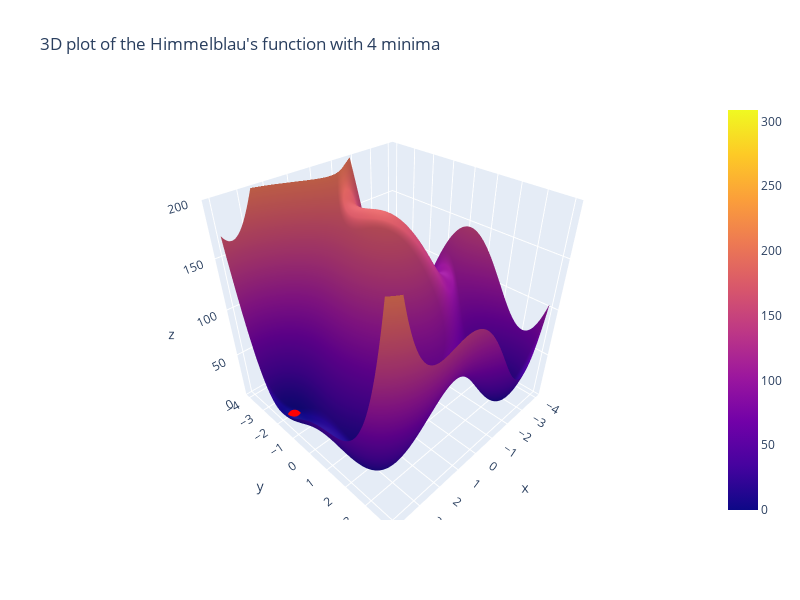

Notebook source saved alongside this figure:
### Markdown cell above
### Plot of the Himmelblau's function (interative)

### Code cell
import plotly.graph_objects as go

# Generate data for plotting
x_values = np.linspace(-4, 4, 100)
y_values = np.linspace(-4, 4, 100)
X, Y = np.meshgrid(x_values, y_values)
Z = himmelblau([X, Y])

# Create 3D surface plot using Plotly
fig = go.Figure(data=[go.Surface(z=Z, x=X, y=Y)])

# Mark the minimum point on the plot
min_point = np.array([[3, 2, himmelblau([3, 2])],
                      [-2.805118, 3.131312, himmelblau([-2.805118, 3.131312])],
                      [-3.779310, -3.283186, himmelblau([-3.779310, -3.283186])],
                      [3.584458, -1.848126, himmelblau([3.584458, -1.848126])]])
fig.add_trace(go.Scatter3d(x=[min_point[0][0], min_point[1][0], min_point[2][0], min_point[3][0]],
                           y=[min_point[0][1], min_point[1][1], min_point[2][1], min_point[3][1]],
                           z=[min_point[0][2], min_point[1][2], min_point[2][2], min_point[3][2]],
                           mode='markers', marker=dict(color='red', size=5),
                           name='Minimum'))

# Set layout for better visibility
fig.update_layout(title="3D plot of the Himmelblau's function with 4 minima",
                  scene=dict(zaxis=dict(range=[0, 200]),
                             camera=dict(up=dict(x=0, y=0, z=1),
                                         center=dict(x=0, y=0, z=0),
                                         eye=dict(x=1.25, y=1.25, z=1.25))),
                  width=800, height=600, scene_aspectmode='cube')

# Show the interactive plot
fig.show()

### Figure 1 — Plotly figure (JSON) as saved in the notebook; plotly's stock layout.template omitted (floating-point values rounded to 4 significant figures; data arrays with more than 128 entries replaced by an {"elided": "..."} marker saying what was removed)
{"data": [{"type": "surface", "x": {"elided": "100x100 float values"}, "y": {"elided": "100x100 float values"}, "z": {"elided": "100x100 float values"}}, {"marker": {"color": "red", "size": 5}, "mode": "markers", "name": "Minimum", "type": "scatter3d", "x": [3, -2.805, -3.779, 3.584], "y": [2, 3.131, -3.283, -1.848], "z": [0, 1.099e-11, 3.798e-12, 4.62e-08]}], "layout": {"height": 600, "scene": {"aspectmode": "cube", "camera": {"center": {"x": 0, "y": 0, "z": 0}, "eye": {"x": 1.25, "y": 1.25, "z": 1.25}, "up": {"x": 0, "y": 0, "z": 1}}, "zaxis": {"range": [0, 200]}}, "title": {"text": "3D plot of the Himmelblau's function with 4 minima"}, "width": 800}}
